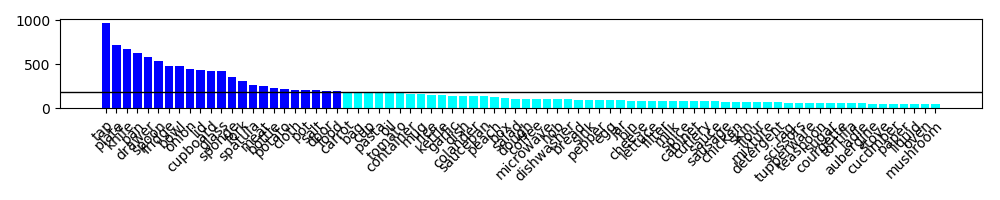
#> input picture datasets/video_number_stats.png, 1000 x 200 px
$ python -i xrai.py   (imports and definitions only)   (older library calls are emulated)
#> lines starting #> are read from the running program, lines starting #| are printed output that depends on the picture
import numpy as np
import torch
from skimage import segmentation
from skimage.transform import resize
from skimage.morphology import disk, dilation

# from saliency_mask import SaliencyMask

import sys
sys.path.append(".")
sys.path.append("..")
from visual_meth.integrated_grad import integrated_grad


def _normalize_image(im, value_range, resize_shape=None):
    im_max = np.max(im)
    im_min = np.min(im)
    im = (im - im_min) / (im_max - im_min)
    im = im * (value_range[1] - value_range[0]) + value_range[0]
    if resize_shape is not None:
        im = resize(im, resize_shape, order=3, mode='constant', preserve_range=True, anti_aliasing=True)
    return im


def _unpack_segs_to_masks(segs):
    masks = []
    for seg in segs:
        for l in range(seg.min(), seg.max() + 1):
            masks.append(seg == l)
    return masks


def _get_segments_felzenszwalb(image, dilation_rad=5):
    original_shape = image.shape[:2]
    image = _normalize_image(image, value_range=(-1.0, 1.0), resize_shape=(224, 224))
    segs = []
    for scale in [50, 100, 150, 250, 500, 1200]:
        for sigma in [0.8]:
            seg = segmentation.felzenszwalb(image, scale=scale, sigma=sigma, min_size=150)
            seg = resize(seg, original_shape, order=0, preserve_range=True, mode='constant',
                         anti_aliasing=False).astype(np.int)
            segs.append(seg)
    masks = _unpack_segs_to_masks(segs)
    if dilation_rad:
        selem = disk(dilation_rad)
        masks = [dilation(mask, selem=selem) for mask in masks]
    return masks

# [18 lines left out: function _get_segments_slic, not called in this run]


def _get_diff_mask(add_mask, base_mask):
    return np.logical_and(add_mask, np.logical_not(base_mask))


def _get_diff_cnt(add_mask, base_mask):
    return np.sum(_get_diff_mask(add_mask, base_mask))


# [123 lines left out: functions _gain_density, _xrai, xrai, not called in this run]

>>> import cv2
>>> picture = cv2.imread('../datasets/video_number_stats.png', cv2.IMREAD_GRAYSCALE)
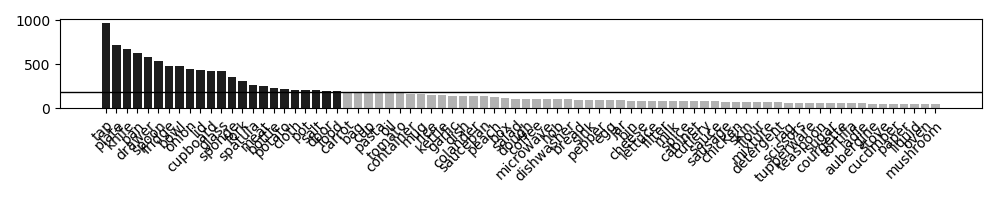
#> picture: shape (200, 1000); min 0, max 255, mean 227.5
>>> result = _get_segments_felzenszwalb(picture)
#> in _normalize_image, `im_max = np.max(im)`: im_max = 255
#> in _normalize_image, `im_min = np.min(im)`: im_min = 0
#> in _normalize_image, `im = resize(im, resize_shape, order=3, mode='constant', preserve_range..`:
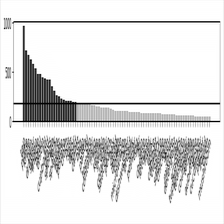
#> im: shape (224, 224) float64; min -1, max 1, mean 0.781; drawn with min black and max white
#> after the loop in _get_segments_felzenszwalb, `for scale in [50, 100, 150, 250, 500, 1200]:`: segs = 6 items
#> the loop in _unpack_segs_to_masks, `for seg in segs:` made 6 passes
#> after the loop in _unpack_segs_to_masks, `for seg in segs:`: masks = 260 items
#> result = 260 items
